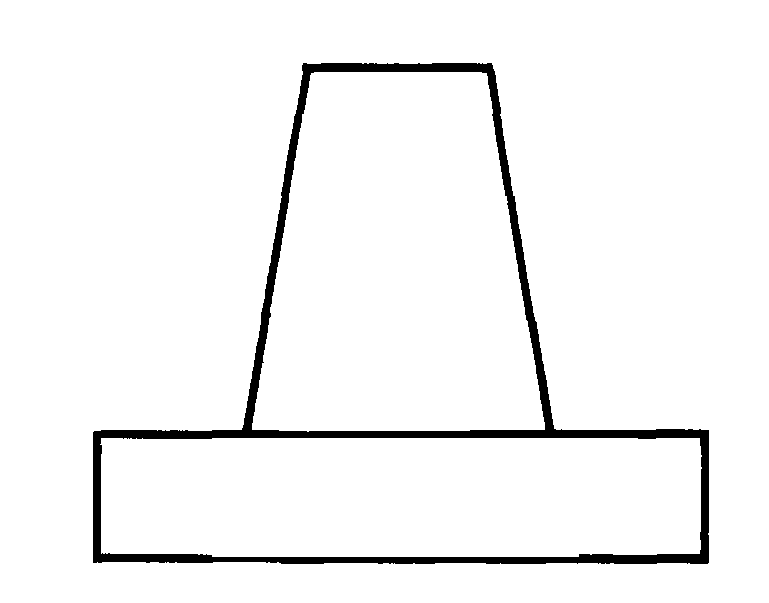
#> input picture techScripts/bp_logo.png, 769 x 603 px
$ python coord.py
#> lines starting #> are read from the running program, lines starting #| are printed output that depends on the picture; after the words box and inside, x2 and y2 are one past the last pixel; in counts of white or black regions, pixels touching at a corner belong together
import cv2
import numpy as np
import json
from dxfwrite import DXFEngine as dxf

def middle(num1,num2, cf):
    num = ((num1 + num2) / 2) + cf
    return num

def tuples(A):
    try: return tuple(tuples(a) for a in A)
    except TypeError: return A


blockSize = int(9)
kSize = int(9)
k = float(0.01)
# name = name.split('/')
# filename = './static/src/assets/img/' + name[-1]
img = cv2.imread('bp_logo.png')
#> img is the input picture: shape (603, 769, 3); min 0, max 255, mean 244.7
gray = cv2.cvtColor(img,cv2.COLOR_BGR2GRAY)
gray = np.float32(gray)
dst = cv2.cornerHarris(gray,blockSize,kSize,k)
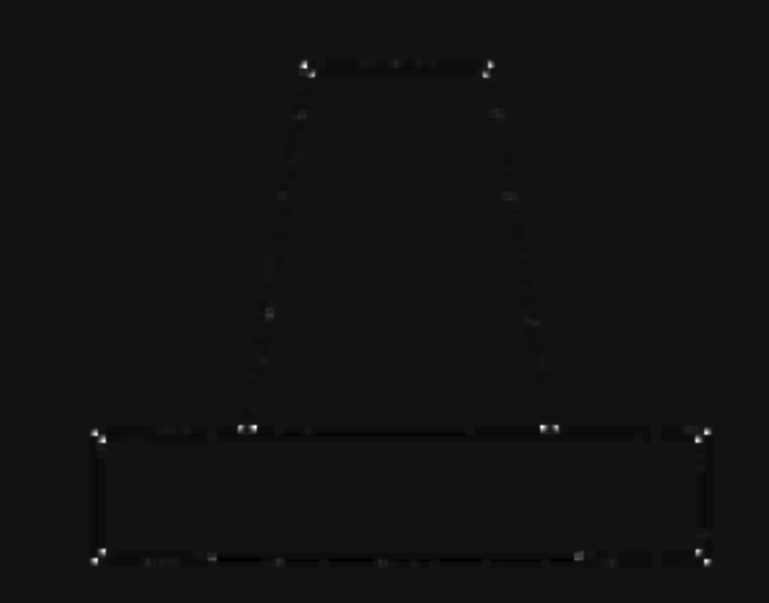
#> dst: shape (603, 769) float32; min -2.26e+13, max 2.89e+14, mean -1.25e+10; drawn with min black and max white
ret, dst = cv2.threshold(dst,0.1*dst.max(),255,0)
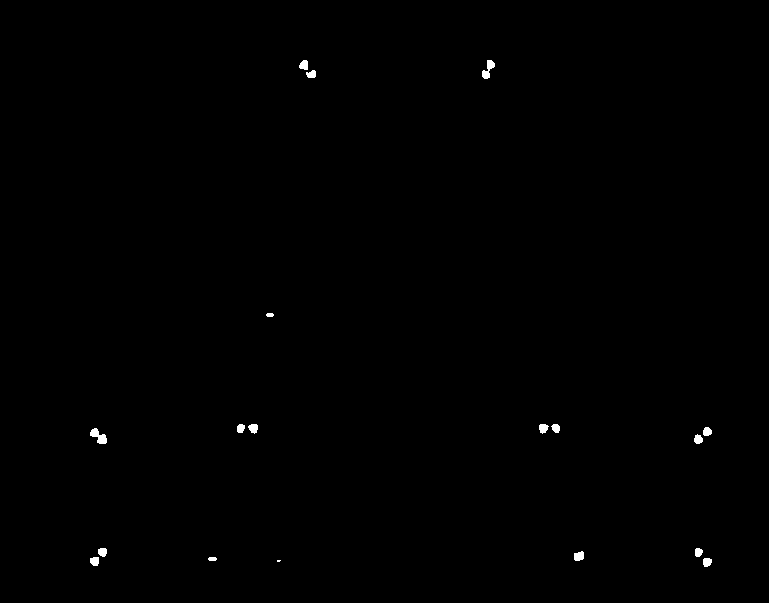
#> dst: shape (603, 769) float32; 0.26% white; 18 white regions (1 under 20 px), largest, box (x1, y1, x2, y2) and area: (90, 428, 107, 444) 147, (482, 60, 495, 79) 125, (574, 551, 584, 561) 82
#> ret = 2.89e+13
dst = np.uint8(dst)
ret, labels, stats, centroids = cv2.connectedComponentsWithStats(dst)
#> labels: shape (603, 769) int32; 19 distinct labels, from 0 to 18
#> ret = 19; stats = 19 rows, first 6: [0, 0, 769, 603, 462489], [299, 60, 9, 10, 72], [482, 60, 13, 19, 125], [306, 70, 10, 8, 62], [266, 313, 8, 4, 28], [237, 424, 8, 9, 60]; centroids = 19 rows, first 8: [384, 300.8], [303.6, 64.69], [487.8, 69.02], [311.1, 73.89], [269.5, 314.5], [240.3, 428], [253, 427.8], [542.9, 427.9]
criteria = (cv2.TERM_CRITERIA_EPS + cv2.TERM_CRITERIA_MAX_ITER, 100, 0.02)
corners = cv2.cornerSubPix(gray,np.float32(centroids),(9,9),(-5,-5),criteria)
#> corners = 19 rows, first 8: [384, 300.8], [301.8, 63.22], [490.8, 64.24], [305.1, 76.52], [269.5, 314.5], [238.5, 434.7], [253, 427.8], [542.9, 427.9]
img[dst>0.1*dst.max()]=[0,0,255]
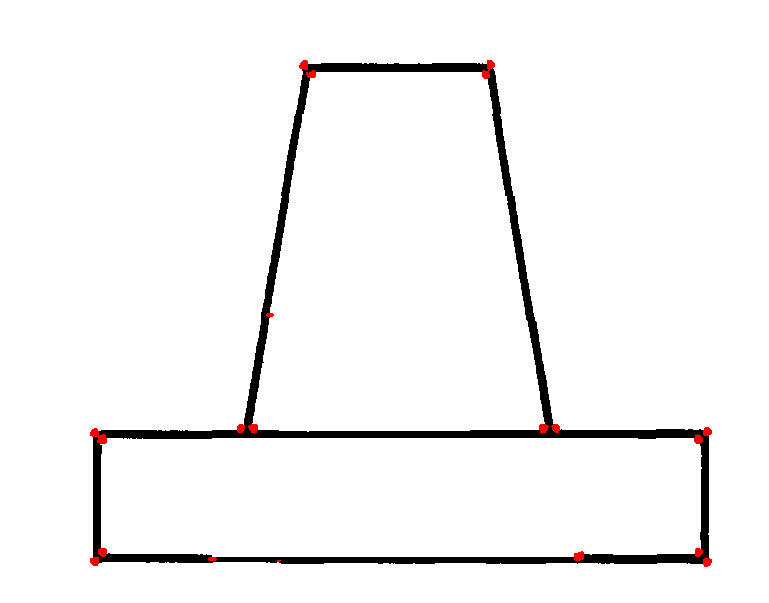
#> img: shape (603, 769, 3); 0.26% of pixels changed, all inside (x1, y1, x2, y2) = (90, 60, 712, 567)
# hashId = randint(1000, 9000)
# cv2.imwrite('./static/src/assets/img/bp_'+ str(hashId) + name[-1],img)
# for x
for corner in corners:
    for pl_corner in corners:
        if(corner[0] + 6 > pl_corner[0] and corner[0] - 6 < pl_corner[0]):
            coef = (corner[0] + pl_corner[0]) / 2
            corner[0] = coef
            pl_corner[0] = coef
#> this loop made 19 passes
#> after the loop, pl_corner = [278.3, 560.4]
# for y
for corner in corners:
    for pl_corner in corners:
        if(corner[1] + 6 > pl_corner[1] and corner[1] - 6 < pl_corner[1]):
            coef = (corner[1] + pl_corner[1]) / 2
            corner[1] = coef
            pl_corner[1] = coef
#> this loop made 19 passes
#> after the loop, pl_corner = [278.3, 561]
#on the same line
#for corner in corners:
#    for pl_corner in corners:
lines = []
for b in range(-1,1):
    for i in range(1, len(corners)):
        corner = (corners[i])
        for j in range(i+1, len(corners)):
            x = int(round(middle(corner[0],corners[j][0],b)))
            y = int(round(middle(corner[1],corners[j][1],b)))
            x1 = int(round(middle(corner[0],x,b)))
            y1 = int(round(middle(corner[1],y,b)))
            x2 = int(round(middle(x,corners[j][0],b)))
            y2 = int(round(middle(y,corners[j][1],b)))
            if(img[y][x][2] != 0 and img[y1][x1][2] != 0 and img[y2][x2][2] != 0):
                x1 = int(round(corner[0]))
                y1 = int(round(corner[1]))
                x2 = int(round(corners[j][0]))
                y2 = int(round(corners[j][1]))
                lines.append([x1,y1,x2,y2])
#> this loop made 2 passes
b = set(tuples(lines))
print(len(b))
#| 85
l = []
for z in range(0, len(b)):
	l.append(b.pop())
#> this loop made 85 passes


ls = [93, 433, 708, 433], [238, 433, 708, 433], [302, 64, 238, 433], [238, 433, 552, 433], [302, 64, 491, 64], [552, 433, 93, 433], [93, 433, 93, 563], [93, 563, 708, 563], [552, 433, 708, 433], [238, 433, 93, 433], [708, 433, 708, 563], [491, 64, 552, 433]


#> (the run stopped early here; a loop or call above may not have finished)
